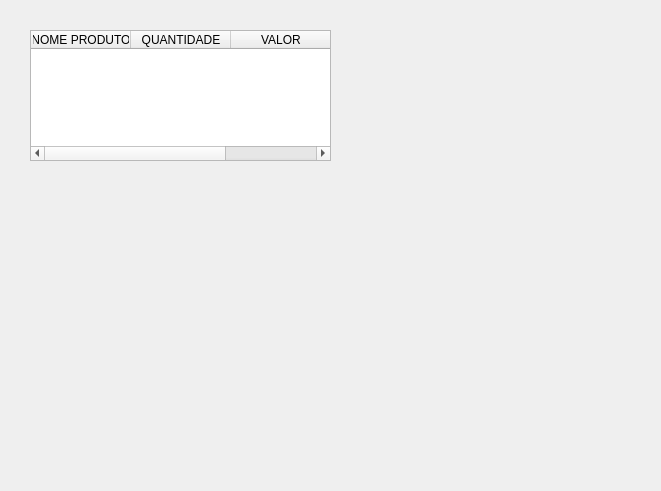
<?xml version="1.0" encoding="UTF-8"?>
<ui version="4.0">
 <class>Form</class>
 <widget class="QWidget" name="Form">
  <property name="geometry">
   <rect>
    <x>0</x>
    <y>0</y>
    <width>661</width>
    <height>491</height>
   </rect>
  </property>
  <property name="windowTitle">
   <string>Form</string>
  </property>
  <widget class="QTableWidget" name="tableWidget">
   <property name="geometry">
    <rect>
     <x>30</x>
     <y>30</y>
     <width>301</width>
     <height>131</height>
    </rect>
   </property>
   <column>
    <property name="text">
     <string>NOME PRODUTO</string>
    </property>
   </column>
   <column>
    <property name="text">
     <string>QUANTIDADE</string>
    </property>
   </column>
   <column>
    <property name="text">
     <string>VALOR</string>
    </property>
   </column>
  </widget>
 </widget>
 <resources/>
 <connections/>
</ui>
